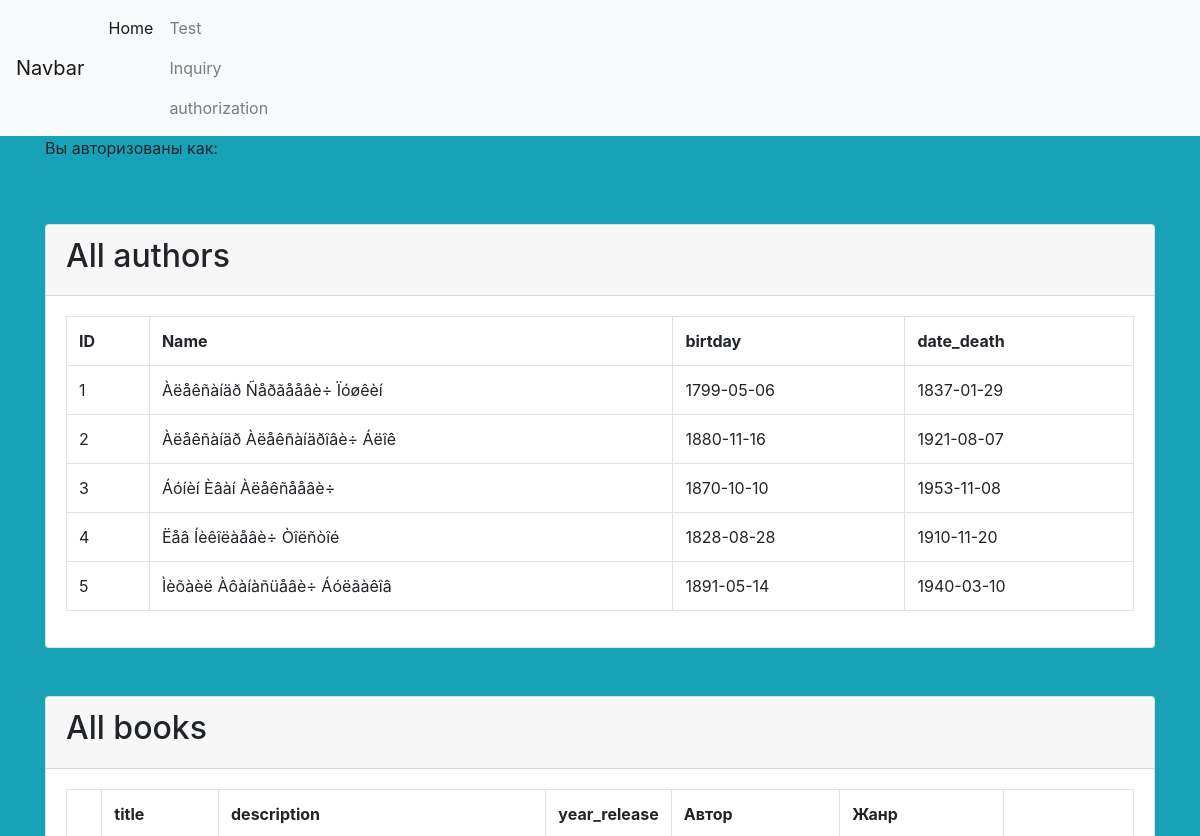
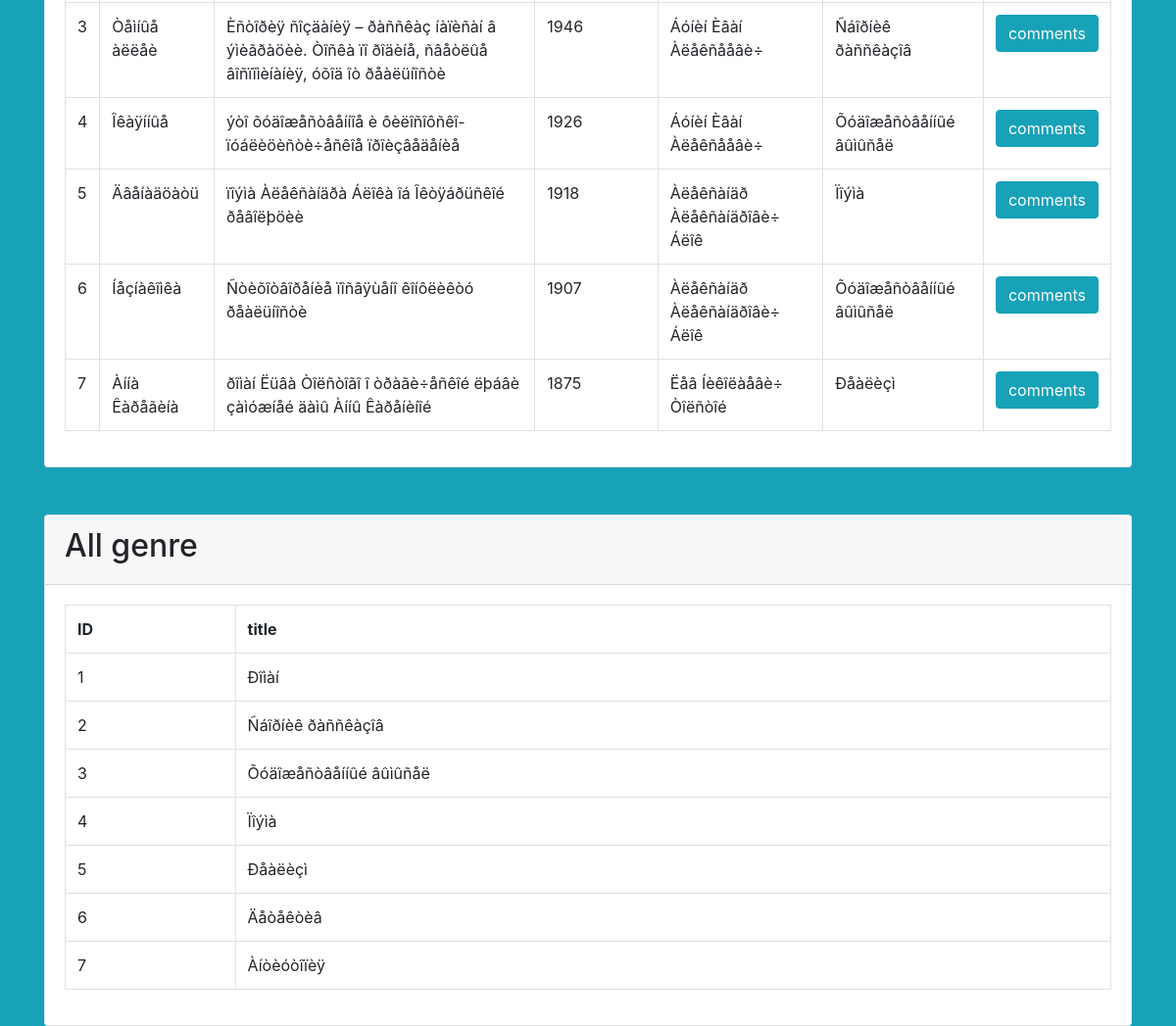
The page / on the database its author committed (2 pictures, top to bottom).
### tables this page shows
CREATE TABLE authors(
	id INT NOT NULL AUTO_INCREMENT,
	name varchar(120),
	birtday DATE, 
	date_death DATE,
	PRIMARY KEY(id)
);

CREATE TABLE books(
	id INT NOT NULL AUTO_INCREMENT,
	title varchar(120),
	description varchar(360),
	year_release varchar(4),
	author_id INT NOT NULL,
	genre_id int NOT NULL,
	PRIMARY KEY(id),
	FOREIGN KEY(author_id) REFERENCES authors(id),
	FOREIGN KEY(genre_id) REFERENCES genre(id)
);

CREATE TABLE genre(
	id INT NOT NULL AUTO_INCREMENT,
	title varchar(120),
	PRIMARY KEY(id)
);

### index.php (the view, shortened to what this page needs)
<?php
require 'db.php';
$sql = 'SELECT * FROM authors';
$sql_book = 'SELECT * FROM books';
$sql_genre = 'SELECT * FROM genre';
$statement = $connection->prepare($sql);
$statement_book = $connection->prepare($sql_book);
$statement_genre = $connection->prepare($sql_genre);
$statement->execute();
$statement_book->execute();
$statement_genre->execute();
$authors = $statement->fetchAll(PDO::FETCH_OBJ);
$books = $statement_book->fetchAll(PDO::FETCH_OBJ);
$genres = $statement_genre->fetchAll(PDO::FETCH_OBJ);
$key = array_search('5', $authors)
 ?>
<?php require 'header.php';?>
<div class="container">
  <div class="row">
    <div class="col-12">
      <p>Вы авторизованы как: <?= $_SESSION['user']['user_mode'];?></p>
    </div>
  </div>
</div>
<div class="container">
  <div class="card mt-5">
    <div class="card-header">
      <h2>All authors</h2>
    </div>
    <div class="card-body">
      <table class="table table-bordered">
        <tr>
          <th>ID</th>
          <th>Name</th>
          <th>birtday</th>
          <th>date_death</th>
        </tr>
        <?php foreach($authors as $person): ?>
          <tr>
            <td><?= $person->id; ?></td>
            <td><?= $person->name; ?></td>
            <td><?= $person->birtday; ?></td>
            <td><?= $person->date_death; ?></td>
          </tr>
        <?php endforeach; ?>
      </table>
    </div>
  </div>
</div>
<div class="container">
  <div class="card mt-5">
    <div class="card-header">
      <h2>All books</h2>
    </div>
    <div class="card-body">
      <table class="table table-bordered">
        <tr>
          <th><?php echo $key ?></th>
          <th>title </th>
          <th>description  </th>
          <th>year_release</th>
          <th>Автор</th>
          <th>Жанр</th>
        </tr>
        <?php foreach($books as $books): ?>
          <?php
            $test = 'SELECT name FROM authors WHERE id = :id' ;
            $statement_t = $connection->prepare($test);
              $statement_t->execute([':id' => $books->author_id]);
              $query_t = $statement_t->fetch(PDO::FETCH_OBJ);
              $test_2 = 'SELECT title FROM genre WHERE id = :id' ;
            $statement_t_2 = $connection->prepare($test_2);
              $statement_t_2->execute([':id' => $books->genre_id]);
              $query_t_2 = $statement_t_2->fetch(PDO::FETCH_OBJ);
            ?>
          <tr>
            <td><?= $books->id; ?></td>
            <td><?= $books->title; ?></td>
            <td><?= $books->description; ?></td>
            <td><?= $books->year_release; ?></td>
            <td><?=  $query_t->{'name'} ; ?></td>
            <td><?= $query_t_2->{'title'}; ?></td>
            <td><a href="comments.php?id=<?= $books->id ?>" class="btn btn-info">comments</a></td>
          </tr>
        <?php endforeach; ?>
      </table>
    </div>
  </div>
</div>
<div class="container">
  <div class="card mt-5">
    <div class="card-header">
      <h2>All genre</h2>
    </div>
    <div class="card-body">
      <table class="table table-bordered">
        <tr>
          <th>ID</th>
          <th>title </th>
        </tr>
        <?php foreach($genres as $genre): ?>
          <tr>
            <td><?= $genre->id; ?></td>
            <td><?= $genre->title; ?></td>
          </tr>
        <?php endforeach; ?>
      </table>
    </div>
  </div>
</div>
<?php require 'footer.php'; ?>

### header.php (shortened to what this page needs)
<!doctype html>
<html lang="en">
  <head>
    <link rel="stylesheet" href="style.css">
    <link rel="stylesheet" href="https://maxcdn.bootstrapcdn.com/bootstrap/4.0.0-beta.2/css/bootstrap.min.css">
  </head>
  <body class="bg-info">
    <nav class="navbar navbar-expand-lg navbar-light bg-light">
  <a class="navbar-brand" href="/">Navbar</a>
  <div class="collapse navbar-collapse" id="navbarSupportedContent">
    <ul class="navbar-nav mr-auto">
      <li class="nav-item active">
        <a class="nav-link" href="/">Home <span class="sr-only">(current)</span></a>
      </li>
      <li class="nav-item">
        <a class="nav-link" href="book_test.php">Test</a>
        <a class="nav-link" href="inquiry.php">Inquiry</a>
        <a class="nav-link" href="register_index.php">authorization</a>
      </li>
    </ul>
  </div>
</nav>

### footer.php (shortened to what this page needs)
  </body>
</html>

### rows shown on the page
authors: id "1", name "Àëåêñàíäð Ñåðãååâè÷ Ïóøêèí", birtday "1799-05-06", date_death "1837-01-29"
authors: id "2", name "Àëåêñàíäð Àëåêñàíäðîâè÷ Áëîê", birtday "1880-11-16", date_death "1921-08-07"
authors: id "3", name "Áóíèí Èâàí Àëåêñååâè÷", birtday "1870-10-10", date_death "1953-11-08"
authors: id "4", name "Ëåâ Íèêîëàåâè÷ Òîëñòîé", birtday "1828-08-28", date_death "1910-11-20"
authors: id "5", name "Ìèõàèë Àôàíàñüåâè÷ Áóëãàêîâ", birtday "1891-05-14", date_death "1940-03-10"
books: id "3", title "Òåìíûå àëëåè", description "Èñòîðèÿ ñîçäàíèÿ – ðàññêàç íàïèñàí â ýìèãðàöèè. Òîñêà ïî ðîäèíå, ñâåòëûå âîñïîìèíàíèÿ, óõîä îò ðåàëüíîñòè", year_release "1946", query_t "Áóíèí Èâàí Àëåêñååâè÷", query_t_2 "Ñáîðíèê ðàññêàçîâ"
books: id "4", title "Îêàÿííûå", description "ýòî õóäîæåñòâåííîå è ôèëîñîôñêî-ïóáëèöèñòè÷åñêîå ïðîèçâåäåíèå", year_release "1926", query_t "Áóíèí Èâàí Àëåêñååâè÷", query_t_2 "Õóäîæåñòâåííûé âûìûñåë"
books: id "5", title "Äâåíàäöàòü", description "ïîýìà Àëåêñàíäðà Áëîêà îá Îêòÿáðüñêîé ðåâîëþöèè", year_release "1918", query_t "Àëåêñàíäð Àëåêñàíäðîâè÷ Áëîê", query_t_2 "Ïîýìà"
books: id "6", title "Íåçíàêîìêà", description "Ñòèõîòâîðåíèå ïîñâÿùåíî êîíôëèêòó ðåàëüíîñòè", year_release "1907", query_t "Àëåêñàíäð Àëåêñàíäðîâè÷ Áëîê", query_t_2 "Õóäîæåñòâåííûé âûìûñåë"
books: id "7", title "Àííà Êàðåãèíà", description "ðîìàí Ëüâà Òîëñòîãî î òðàãè÷åñêîé ëþáâè çàìóæíåé äàìû Àííû Êàðåíèíîé", year_release "1875", query_t "Ëåâ Íèêîëàåâè÷ Òîëñòîé", query_t_2 "Ðåàëèçì"
genre: id "1", title "Ðîìàí"
genre: id "2", title "Ñáîðíèê ðàññêàçîâ"
genre: id "3", title "Õóäîæåñòâåííûé âûìûñåë"
genre: id "4", title "Ïîýìà"
genre: id "5", title "Ðåàëèçì"
genre: id "6", title "Äåòåêòèâ"
genre: id "7", title "Àíòèóòîïèÿ"
